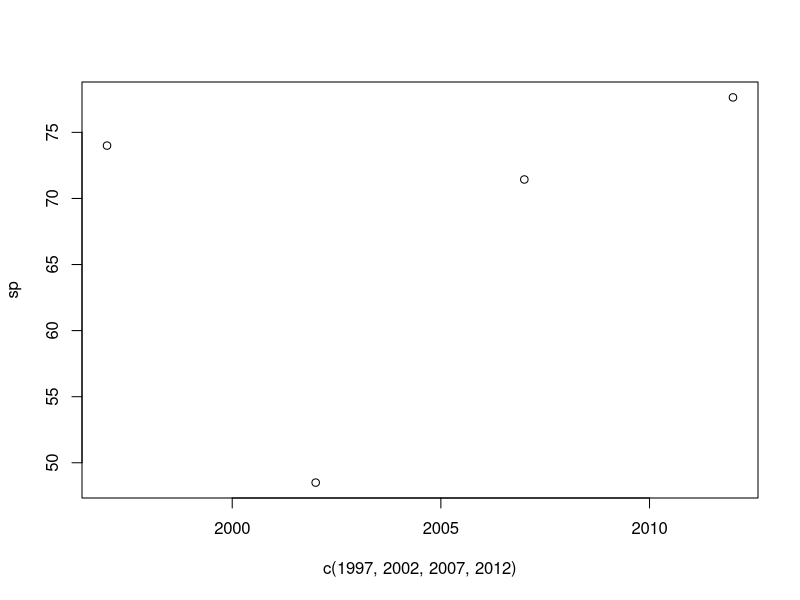
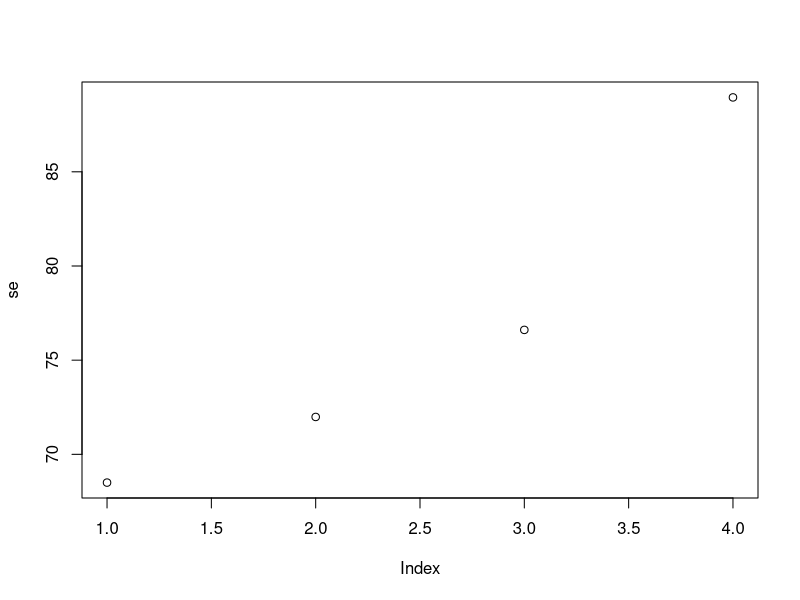
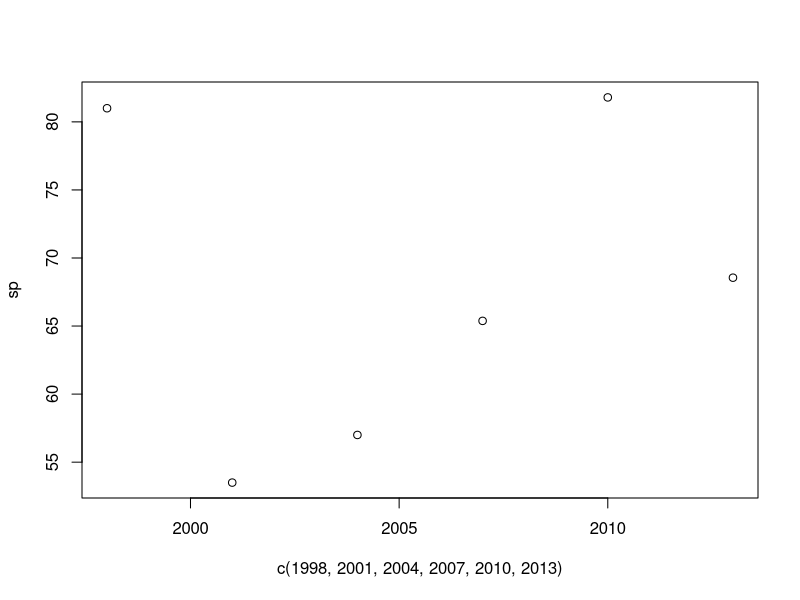
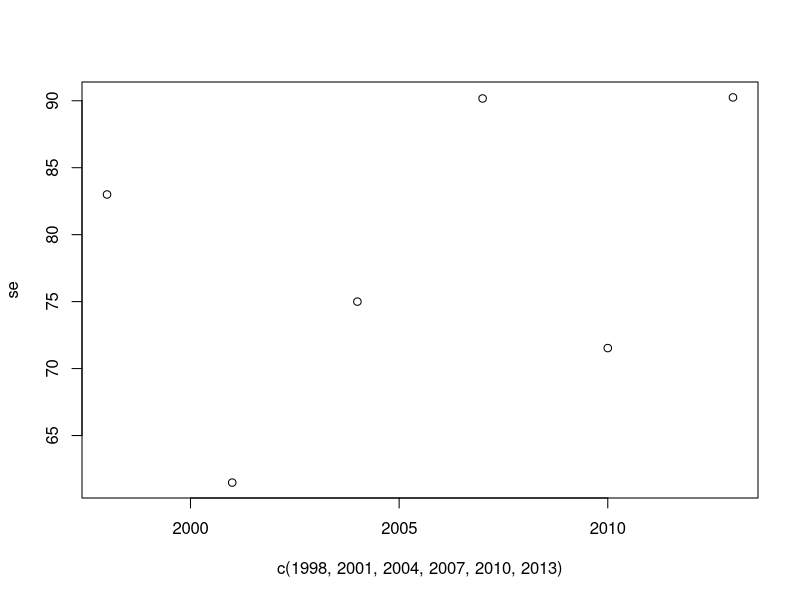
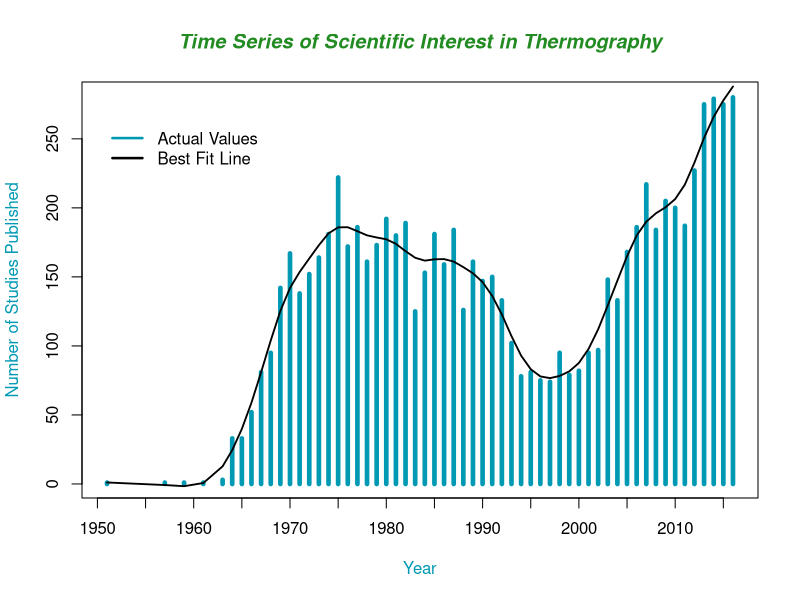

R code for these plots, in order:
#Code for graphics

setwd("~/Documents/Medical_Imaging")
thermo<-read.csv("Thermography_Studies.csv", header = T)
thermo<-thermo[-c(5),]
rownames(thermo) <- 1:nrow(thermo)
View(thermo)
#Means for 2010-2017
sp4<-mean(thermo$Specificity[as.logical((!is.na(thermo$Specificity))*thermo$Year %in% c(2012:2017))])
se4<-mean(thermo$Sensitivity[as.logical((!is.na(thermo$Sensitivity))*thermo$Year %in% c(2012:2017))])
#Means for 2006-2011
sp3<-mean(thermo$Specificity[as.logical((!is.na(thermo$Specificity))*thermo$Year %in% c(2007:2011))])
se3<-mean(thermo$Sensitivity[as.logical((!is.na(thermo$Sensitivity))*thermo$Year %in% c(2007:2011))])
#Means for 2002-2006
sp2<-mean(thermo$Specificity[as.logical((!is.na(thermo$Specificity))*thermo$Year %in% c(2002:2006))])
se2<-mean(thermo$Sensitivity[as.logical((!is.na(thermo$Sensitivity))*thermo$Year %in% c(2002:2006))])
#Means for 1998-2001
sp1<-mean(thermo$Specificity[as.logical((!is.na(thermo$Specificity))*thermo$Year %in% c(1998:2001))])
se1<-mean(thermo$Sensitivity[as.logical((!is.na(thermo$Sensitivity))*thermo$Year %in% c(1998:2001))])
#Means for <1998
sp<-c(sp1,sp2,sp3,sp4)
se<-c(se1,se2,se3,se4)

plot(c(1997, 2002, 2007, 2012),sp)
plot(se)

#Means for 2010-2017
sp6<-mean(thermo$Specificity[as.logical((!is.na(thermo$Specificity))*thermo$Year %in% c(2013:2017))])
se6<-mean(thermo$Sensitivity[as.logical((!is.na(thermo$Sensitivity))*thermo$Year %in% c(2013:2017))])
sp5<-mean(thermo$Specificity[as.logical((!is.na(thermo$Specificity))*thermo$Year %in% c(2010:2012))])
se5<-mean(thermo$Sensitivity[as.logical((!is.na(thermo$Sensitivity))*thermo$Year %in% c(2010:2012))])
sp4<-mean(thermo$Specificity[as.logical((!is.na(thermo$Specificity))*thermo$Year %in% c(2007:2009))])
se4<-mean(thermo$Sensitivity[as.logical((!is.na(thermo$Sensitivity))*thermo$Year %in% c(2007:2009))])
sp3<-mean(thermo$Specificity[as.logical((!is.na(thermo$Specificity))*thermo$Year %in% c(2004:2006))])
se3<-mean(thermo$Sensitivity[as.logical((!is.na(thermo$Sensitivity))*thermo$Year %in% c(2004:2006))])
sp2<-mean(thermo$Specificity[as.logical((!is.na(thermo$Specificity))*thermo$Year %in% c(2001:2003))])
se2<-mean(thermo$Sensitivity[as.logical((!is.na(thermo$Sensitivity))*thermo$Year %in% c(2001:2003))])
sp1<-mean(thermo$Specificity[as.logical((!is.na(thermo$Specificity))*thermo$Year %in% c(1998:2000))])
se1<-mean(thermo$Sensitivity[as.logical((!is.na(thermo$Sensitivity))*thermo$Year %in% c(1998:2000))])
sp<-c(sp1,sp2,sp3,sp4, sp5, sp6)
se<-c(se1,se2,se3,se4,se5, se6)

plot(c(1998, 2001, 2004, 2007, 2010, 2013),sp)
plot(c(1998, 2001, 2004, 2007, 2010, 2013),se)



as.logical((!is.na(thermo$Specificity))*thermo$Year %in% c(2010:2017))
thermo$Specificity[as.logical(is.na(thermo$Specificity)*thermo$Year %in% c(2010:2017))]


##### Time Series of Scientific Interest in Thermography #####

timethermo<-read.csv("timeline.csv", header = T)
View(timethermo)

smoothingSpline = smooth.spline(timethermo$year[2:59], timethermo$count[2:59], spar=0.5)
plot(timethermo$year[2:59],timethermo$count[2:59], type="h", col=rgb(0,0.6,.7), ann=FALSE, lwd=4.5, xaxp  = c(1950, 2015, 13))
title(main="Time Series of Scientific Interest in Thermography", col.main="forestgreen", font.main=4)
title(xlab="Year", col.lab=rgb(0,0.6,.7))
title(ylab="Number of Studies Published", col.lab=rgb(0,0.6,.7))
legend(1950, 265, c("Actual Values", "Best Fit Line"), 
       lty=c(1,1), lwd=c(2.5,2.5), col=c(rgb(0,0.6,.7),"black"),bty = "n")
lines(smoothingSpline, lwd=1.8)
